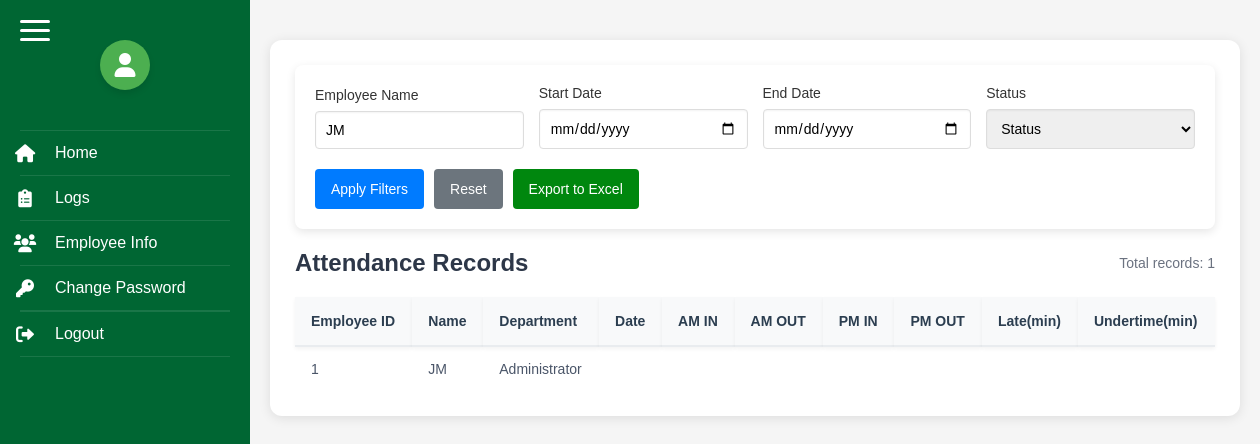
The app's page /logs.php?employee_name=JM (signed in) with its own data.
### tables this page shows
CREATE TABLE `emp_info` (
  `ID` varchar(20) NOT NULL,
  `Name` varchar(50) NOT NULL,
  `DEPT` varchar(255) NOT NULL,
  `STATUS` varchar(20) NOT NULL
);

### logs.php (the view, shortened to what this page needs)
<?php
require_once 'includes/db_connect.php';
function convertTo12Hour($time) {
    if (empty($time)) return '';
    return date('h:i A', strtotime($time));
}
$filter_start_date = isset($_GET['start_date']) ? $_GET['start_date'] : '';
$filter_end_date = isset($_GET['end_date']) ? $_GET['end_date'] : '';
$filter_name = isset($_GET['employee_name']) ? $_GET['employee_name'] : '';
$filter_status = isset($_GET['status']) ? $_GET['status'] : '';
$query = "SELECT e.ID as EMP_ID, e.Name, e.DEPT, e.STATUS, r.DATE, r.AM_IN, r.AM_OUT, r.PM_IN, r.PM_OUT, r.LATE, r.UNDERTIME
          FROM emp_info e
          LEFT JOIN emp_rec r ON e.ID = r.EMP_ID
          WHERE 1=1";
$params = [];
if ($filter_name) {
    $query .= " AND e.Name LIKE ?";
    $params[] = "%$filter_name%";
}
$query .= " ORDER BY e.ID, r.DATE DESC";
$stmt = $pdo->prepare($query);
$stmt->execute($params);
$records = $stmt->fetchAll(PDO::FETCH_ASSOC);
?>
<!DOCTYPE html>
<html>
<head>
    <link rel="stylesheet" href="https://cdnjs.cloudflare.com/ajax/libs/font-awesome/6.0.0/css/all.min.css">
</head>
<body>
    <?php include 'sidebar.php'; ?>
    <div class="main-content">
        <div class="logs-table">
            <div class="filter-container">
                <form method="GET" action="" class="filter-form">
                    <div class="filter-group">
                        <label class="filter-label">Employee Name</label>
                        <input type="text" name="employee_name" class="filter-input" value="<?php echo htmlspecialchars($filter_name); ?>" placeholder="Enter employee name">
                    </div>
                    <div class="filter-group">
                        <label class="filter-label">Start Date</label>
                        <input type="date" name="start_date" class="filter-input" value="<?php echo htmlspecialchars($filter_start_date); ?>">
                    </div>
                    <div class="filter-group">
                        <label class="filter-label">End Date</label>
                        <input type="date" name="end_date" class="filter-input" value="<?php echo htmlspecialchars($filter_end_date); ?>">
                    </div>
                    <div class="filter-group">
                        <label class="filter-label">Status</label>
                        <select name="status" class="filter-input" <?php echo htmlspecialchars($filter_status); ?>>
                            <option value="">Status</option">
                        </select>
                    </div>
                    <div class="filter-actions">
                        <button type="submit" class="filter-button">Apply Filters</button>
                        <a href="logs.php" class="filter-button reset-button">Reset</a>
                        <button id="exportExcelBtn" class="export-button">Export to Excel</button>
                    </div>
                </form>
            </div>
            <div class="table-header">
                <h2 class="table-title">Attendance Records</h2>
                <div class="results-count">Total records: <?php echo count($records); ?></div>
            </div>
            <table>
                <thead>
                    <tr>
                        <th>Employee ID</th>
                        <th>Name</th>
                        <th>Department</th>
                        <th>Date</th>
                        <th>AM IN</th>
                        <th>AM OUT</th>
                        <th>PM IN</th>
                        <th>PM OUT</th>
                        <th>Late(min)</th>
                        <th>Undertime(min)</th>
                    </tr>
                </thead>
                <tbody>
                    <?php foreach ($records as $record): ?>
                    <tr>
                        <td><?php echo htmlspecialchars($record['EMP_ID']); ?></td>
                        <td><?php echo htmlspecialchars($record['Name']); ?></td>
                        <td><?php echo htmlspecialchars($record['DEPT']); ?></td>
                        <td><?php echo htmlspecialchars($record['DATE']); ?></td>
                        <td><?php echo convertTo12Hour($record['AM_IN']); ?></td>
                        <td><?php echo convertTo12Hour($record['AM_OUT']); ?></td>
                        <td><?php echo convertTo12Hour($record['PM_IN']); ?></td>
                        <td><?php echo convertTo12Hour($record['PM_OUT']); ?></td>
                        <td><?php echo (isset($record['LATE']) && ($record['LATE'] === '0' || $record['LATE'] == 0)) ? '' : htmlspecialchars($record['LATE']); ?></td>
                        <td><?php
                        ?></td>
                    </tr>
                    <?php endforeach; ?>
                </tbody>
            </table>
        </div>
    </div>
</body>
</html>

### logs.php (style rules this page uses)
* { margin: 0; padding: 0; box-sizing: border-box; font-family: Arial, sans-serif; }
body { display: flex; min-height: 100vh; }
.main-content { flex: 1; padding: 20px; background-color: #f5f5f5; position: relative; }
.logs-table { background-color: white; padding: 25px; border-radius: 12px; box-shadow: 0 2px 12px rgba(0, 0, 0, 0.1); margin: 20px 0; }
.logs-table table { width: 100%; border-collapse: separate; border-spacing: 0; font-size: 14px; }
.logs-table thead { position: sticky; top: 90px; z-index: 99; }
.logs-table th { background-color: #f8f9fa; color: #2c3e50; font-weight: 600; padding: 16px; text-align: left; border-bottom: 2px solid #e9ecef; white-space: nowrap; box-shadow: 0 2px 4px rgba(0, 0, 0, 0.05); }
.logs-table td { padding: 14px 16px; border-bottom: 1px solid #edf2f7; color: #4a5568; }
.logs-table tbody tr:last-child td { border-bottom: none; }
.filter-container { position: sticky; top: 0; z-index: 100; margin-bottom: 20px; padding: 20px; background-color: #fff; border-radius: 8px; box-shadow: 0 3px 10px rgba(0, 0, 0, 0.1); }
.filter-form { display: flex; flex-wrap: wrap; gap: 15px; align-items: flex-end; }
.filter-group { flex: 1; min-width: 200px; }
.filter-label { display: block; margin-bottom: 8px; font-weight: 500; color: #333; font-size: 14px; }
.filter-input { width: 100%; padding: 10px; border: 1px solid #ddd; border-radius: 4px; font-size: 14px; box-shadow: inset 0 1px 2px rgba(0,0,0,0.05); }
.filter-actions { display: flex; gap: 10px; margin-top: 5px; }
.filter-button { background-color: #007bff; color: white; padding: 10px 16px; border: none; border-radius: 4px; cursor: pointer; font-size: 14px; transition: background-color 0.2s; flex-shrink: 0; height: 40px; display: flex; align-items: center; justify-content: center; }
.export-button { background-color:rgb(0, 135, 14); color: white; padding: 10px 16px; border: none; border-radius: 4px; cursor: pointer; font-size: 14px; transition: background-color 0.2s; flex-shrink: 0; height: 40px; display: flex; align-items: center; justify-content: center; }
.reset-button { background-color: #6c757d; text-decoration: none; color: white; }
.table-header { display: flex; justify-content: space-between; align-items: center; margin-bottom: 20px; }
.table-title { font-size: 1.5rem; color: #2d3748; font-weight: 600; }
.results-count { color: #6b7280; font-size: 14px; }

### sidebar.php (style rules this page uses)
* { margin: 0; padding: 0; box-sizing: border-box; font-family: Arial, sans-serif; }
body { position: sticky; display: flex; min-height: 100vh; height: 100vh; overflow-y: auto; }
.main-content { margin-left: 250px; flex: 1; padding: 20px; background-color: #f5f5f5; position: relative; }
button { display: inline-block; visibility: visible; z-index: 1000; }

### records on screen
emp_info: ID "1", Name "JM", DEPT "Administrator"

### other values on screen
count($records) "1"
